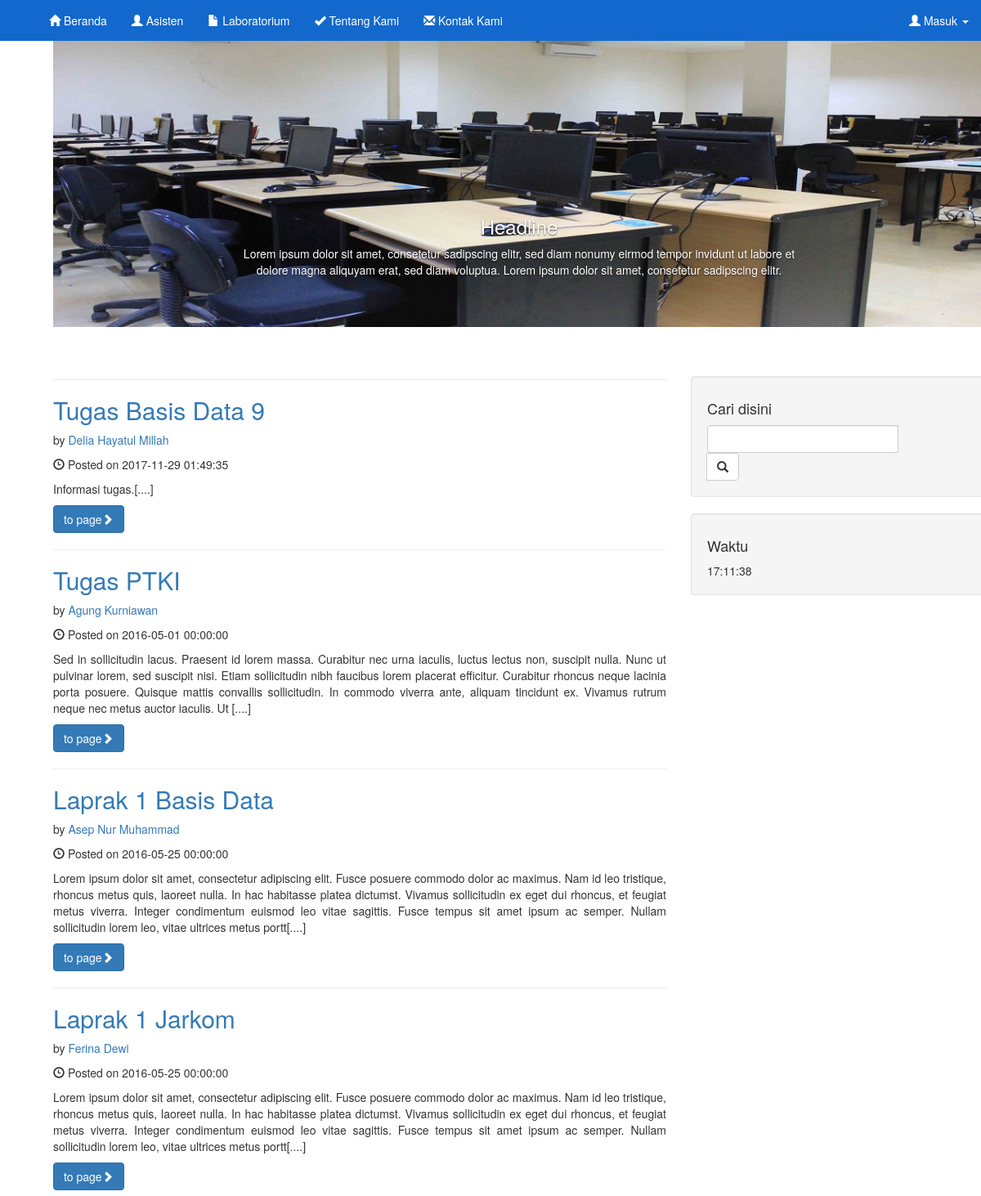
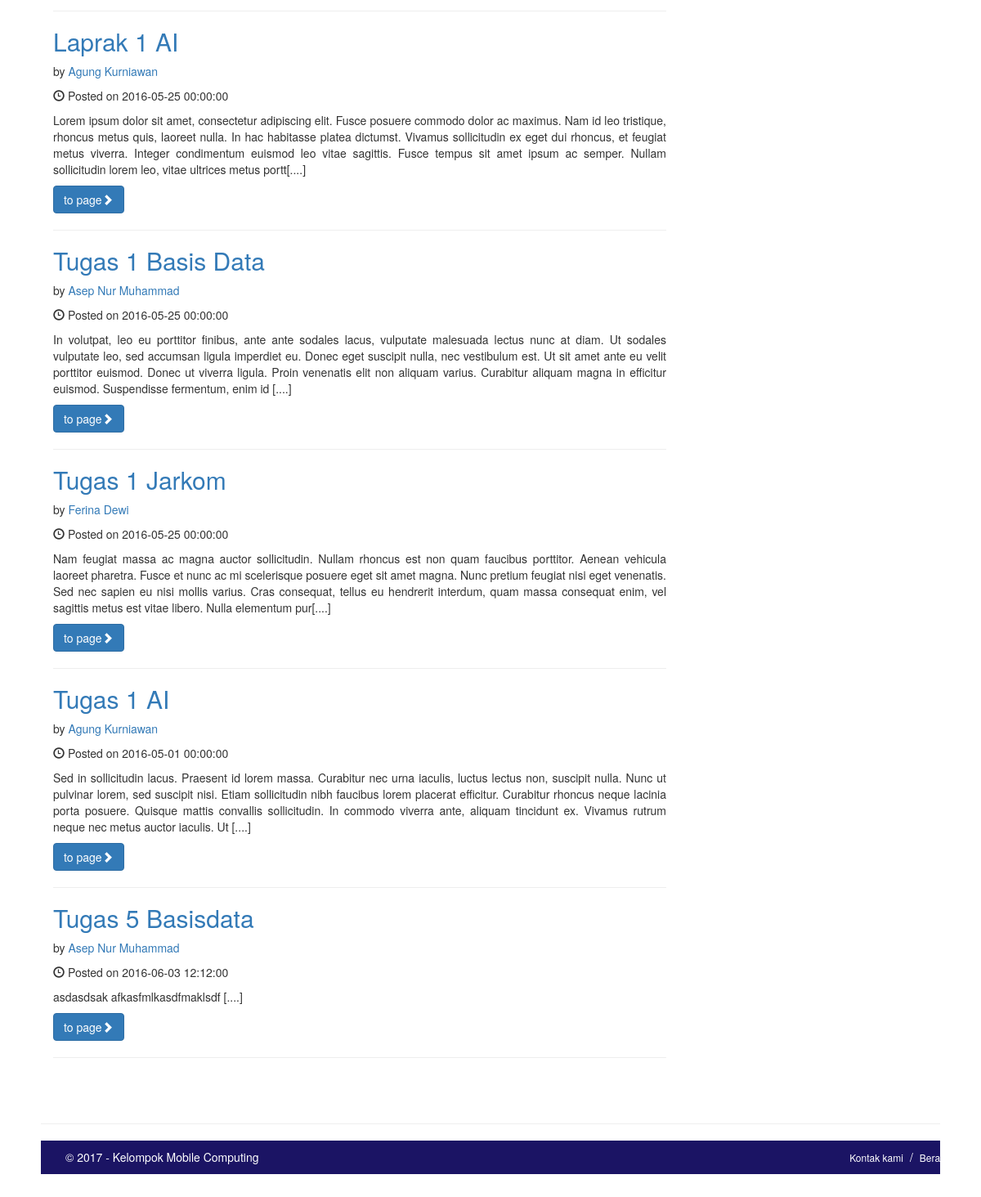
The page / on the database its author committed (2 pictures, top to bottom).
### tables this page shows
CREATE TABLE `_tugas` (
  `id_tugas` int(11) NOT NULL,
  `id_assistant` varchar(13) NOT NULL,
  `nama_tugas` varchar(50) DEFAULT NULL,
  `teks_ket` text,
  `file` varchar(50) DEFAULT NULL,
  `tanggal_tugas` datetime DEFAULT NULL,
  `deadline` datetime DEFAULT NULL,
  `kategori` varchar(20) DEFAULT NULL,
  `id_matkul` varchar(12) DEFAULT NULL,
  `id_semester` int(11) DEFAULT NULL,
  `url` text,
  `nama_url` text
);

CREATE TABLE `_assistant` (
  `id_assistant` varchar(13) NOT NULL,
  `nama` varchar(40) NOT NULL,
  `angkatan` int(11) NOT NULL,
  `prodi` varchar(18) DEFAULT NULL,
  `noHp` varchar(13) DEFAULT NULL,
  `email` varchar(40) DEFAULT NULL,
  `alamat` varchar(50) DEFAULT NULL,
  `password` varchar(50) NOT NULL,
  `photo` blob,
  `admin` tinyint(1) DEFAULT NULL
);

### application/controllers/Page.php (called while the page is built, shortened)
<?php
class Page extends CI_Controller {
	public function __construct()
	{
		$this->load->helper('url');
		$this->load->model('md_news');
		$this->load->model('md_matakuliah');
		$this->load->model('news_model');
		$this->load->model('m_data');
		$this->load->library('pagination');
		$this->load->library('calendar');
		$this->load->helper('download');
	}
	public function index($offset=0)
	{
		$this->load->helper('url');
		$pencarian = $this->input->post('pencarian');
		if (isset($this->session->userdata['logged_in'])) {
			$result=$this->m_data->get_menempati();
			$data['_menempati']=$result['_data'];
			$result=$this->m_data->get_mengambil();
			$data['_mengambil']=$result['_data'];
			$result=$this->m_data->get_matakuliah();
			$data['_matakuliah']=$result['_data'];
			$result=$this->m_data->get_semester();
			$data['_semester']=$result['_data'];
			$result=$this->m_data->get_nilai();
			$data['_nilai']=$result['_data'];
			$result=$this->m_data->get_absen();
			$data['_absen']=$result['_data'];
			$result=$this->m_data->get_mengerjakan_tugas();
			$data['_mengerjakan_tugas']=$result['_data'];
			$result=$this->m_data->get_tugas($pencarian);
			$data['_tugas']=$result['_data'];
			$result=$this->m_data->get_ruangan();
			$data['_ruangan']=$result['_data'];
			$result=$this->m_data->get_assistant();
			$data['_assistant']=$result['_data'];
			$result=$this->m_data->get_mengajar();
			$data['_mengajar']=$result['_data'];
			$data['_mahasiswa']=$this->m_data->get_mahasiswa();
			$this->load->view('header-logged-in',$data);
			$this->load->view('mata_kuliah');
			$this->load->view('footer');
		}else{
			$result=$this->m_data->get_assistant();
			$data['_assistant']=$result['_data'];
			$result=$this->m_data->get_tugas($pencarian);
			$data['_tugas']=$result['_data'];
			$this->load->view('header',$data);
			$this->load->view('home');
			$this->load->view('footer');
		}
	}
}

### index.php (called while the page is built, shortened)
<?php
require_once BASEPATH.'core/CodeIgniter.php';

### application/models/m_data.php (called while the page is built, shortened)
<?php
class M_Data extends CI_Model{
	public function get_tugas($pencarian){
    	$this->db->order_by("id_tugas", "desc");
		$query=$this->db->get('_tugas');
		$result['_data']=$query->result_array();
		return $result;
	}
	public function get_assistant(){
		$query=$this->db->get('_assistant');
		$result['_data']=$query->result_array();
		return $result;
	}
}

### application/views/home.php (the view, shortened to what this page needs)
    <div class="container">
        <div class="row">
            <div class="col-md-8">
                <h1 class="page-header">
                </h1>
                <?php foreach ($_tugas as $tugas ){
                	foreach ($_assistant as $key => $assistant) {
                	if($tugas['id_assistant']==$assistant['id_assistant']){
                ?>
                <h2>
                    <a style="text-decoration:none" href="<?= base_url()?>page/post/<?php echo $tugas['id_tugas'];?>"><?php  echo$tugas['nama_tugas'];?></a>
                </h2>
                <p >
                    by <a style="text-decoration:none"><?php echo $assistant['nama']; ?></a>
                </p>
                <p><span class="glyphicon glyphicon-time"></span> Posted on <?php echo $tugas['tanggal_tugas']?></p>
                <p align="justify"><?php echo substr($tugas['teks_ket'],0,400),"[....]" ?></p>
                <a class="btn btn-primary" href="<?= base_url()?>page/post/<?php echo  $tugas['id_tugas'];?>">to page<span class="glyphicon glyphicon-chevron-right"></span></a>
                <hr>
                <?php
                	}
            	}
              }?>
            </div>
            <div class="col-md-4">
                <div class="well">
                    <h4>Cari disini</h4>
                    <div class="input-group">
                        <form action="<?php echo site_url('page');?>" method="POST">
                            <input type="text" name="pencarian"  class="form-control">
                            <span class="input-group-btn" class="glyphicon glyphicon-search">
                                <button class="btn btn-default" type="submit" value="cari">
                                    <span class="glyphicon glyphicon-search"></span>
                            </button>
                            </span>
                        </form>
                    </div>
                </div>
                  <div class="well">
                  <h4> Waktu </h4>
                  <div id="clockDisplay" class="clockStyle">
</div>
                    </div>
                </div>
                    </div>
                </div>
        <hr>

### application/views/header.php (shortened to what this page needs)
<!DOCTYPE html>
<html lang="en">
<head>
    <link href="<?= base_url()?>assets/css/font-awesome.css" rel="stylesheet">
    <link href="<?= base_url()?>assets/css/bootstrap.css" rel="stylesheet">
    <link href="<?= base_url()?>assets/css/bootstrap.min.css" rel="stylesheet">
    <link href="<?= base_url()?>assets/css/blog-home.css" rel="stylesheet">
    <link href="<?= base_url()?>assets/css/nav-change.css" rel="stylesheet">
    <link href="<?= base_url()?>assets/css/modal-login.css" rel="stylesheet">
    <link href="<?= base_url()?>assets/css/slide.css" rel="stylesheet">
    <link href="<?= base_url()?>assets/css/admin.css" rel="stylesheet">
    <link href="<?= base_url()?>assets/css/footer.css" rel="stylesheet">
</head>
<body>
    <nav class="navbar navbar-default navbar-fixed-top" role="navigation">
  <div class="container-fluid">
    <div class="navbar-header">
     <table>
       <tr>
         <td>
            <div class="col-md-2"></div>
         </td>
         <td>
         <div class="col-offset-2">
           <ul class="nav navbar-nav navbar-right pull-left">
      <li><a href="<?= base_url()?>page" class="dropdown-toggle"  > <span class="glyphicon glyphicon-home"></span> Beranda </a></li>
             <li><a href="<?= base_url()?>page/pengajar" class="dropdown-toggle"  > <span class="glyphicon glyphicon-user"></span> Asisten </a></li>
           <li><a href="<?= base_url()?>page/laboran" class="dropdown-toggle"  > <span class="glyphicon glyphicon-file"></span> Laboratorium </a></li>
          <li><a href="<?= base_url()?>page/about" class="dropdown-toggle"  > <span class="glyphicon glyphicon-ok"></span> Tentang Kami</a></li>
              <li><a href="<?= base_url()?>page/us" class="dropdown-toggle"  > <span class="glyphicon glyphicon-envelope"></span> Kontak Kami</a></li>
           </ul>
         </div>
         </td>
       </tr>
     </table>
    </div>
    <div class="collapse navbar-collapse" id="bs-example-navbar-collapse-1">
      <ul class="nav navbar-nav navbar-right pull-right">
       <li class="dropdown" >
          <a href="#" class="dropdown-toggle" data-toggle="dropdown" ><span class="glyphicon glyphicon-user"></span> Masuk <span class="caret"></span></a>
        </li>
      </ul>
    </div>
  </div>
</nav>
<div class="container">
    <div id="myCarousel" class="carousel slide" data-ride="carousel">
        <div class="carousel-inner">
            <div class="item active">
                <img src="<?= base_url()?>assets/images/a.jpg">
                <div class="carousel-caption">
                    <h3>
                        Headline</h3>
                    <p>
                        Lorem ipsum dolor sit amet, consetetur sadipscing elitr, sed diam nonumy eirmod
                        tempor invidunt ut labore et dolore magna aliquyam erat, sed diam voluptua. Lorem
                        ipsum dolor sit amet, consetetur sadipscing elitr.</p>
                </div>
            </div>
        </div>
    </div>
</div>
<br /><br /><br />

### application/views/footer.php (shortened to what this page needs)
<div class="copyright">
  <div class="container">
    <div class="col-md-6">
      <p>© 2017 - Kelompok Mobile Computing</p>
    </div>
    <div class="col-md-6">
      <ul class="bottom_ul">
        <li><a href="<?= base_url() ?>page/us">Kontak kami</a></li>
        <li><a href="<?= base_url() ?>">Beranda</a></li>
      </ul>
    </div>
  </div>
</div>
</body>
</html>

### assets/css/blog-home.css (style rules this page uses)
body { padding-top: 70px; }

### assets/css/nav-change.css (style rules this page uses)
.navbar-default { border: none; background-color:#1268cc; }
.navbar-default .navbar-nav > li > a { color: white; }

### assets/css/modal-login.css (style rules this page uses)
body { padding:50px; }

### assets/css/slide.css (style rules this page uses)
body { padding-top: 20px; }

### assets/css/admin.css (style rules this page uses)
h1.page-header { margin-top: -5px; }

### assets/css/footer.css (style rules this page uses)
.copyright { min-height:40px; background-color:#1B1464; }
.copyright p { text-align:left; color:#FFF; padding:10px 0; margin-bottom:0px; }
.bottom_ul { list-style-type:none; float:right; margin-bottom:0px; }
.bottom_ul li { float:left; line-height:40px; }
.bottom_ul li:after { content:"/"; color:#FFF; margin-right:8px; margin-left:8px; }
.bottom_ul li a { color:#FFF; font-size:12px; }

### rows shown on the page
_tugas: nama_tugas "Tugas Basis Data 9", tanggal_tugas "2017-11-29 01:49:35", teks_ket "Informasi tugas."
_assistant: nama "Delia Hayatul Millah"
_tugas: nama_tugas "Tugas PTKI", tanggal_tugas "2016-05-01 00:00:00", teks_ket "Sed in sollicitudin lacus. Praesent id lorem massa. Curabitur nec urna iaculis, luctus lectus non, suscipit nulla. Nunc ut pulvinar lorem, sed suscipit nisi. Etiam sollicitudin nibh faucibus lorem placerat efficitur. Curabitur rhoncus neque lacinia porta posuere. Quisque mattis convallis sollicitudin. In commodo viverra ante, aliquam tincidunt ex. Vivamus rutrum neque nec metus auctor iaculis. Ut"
_assistant: nama "Agung Kurniawan"
_tugas: nama_tugas "Laprak 1 Basis Data", tanggal_tugas "2016-05-25 00:00:00", teks_ket "Lorem ipsum dolor sit amet, consectetur adipiscing elit. Fusce posuere commodo dolor ac maximus. Nam id leo tristique, rhoncus metus quis, laoreet nulla. In hac habitasse platea dictumst. Vivamus sollicitudin ex eget dui rhoncus, et feugiat metus viverra. Integer condimentum euismod leo vitae sagittis. Fusce tempus sit amet ipsum ac semper. Nullam sollicitudin lorem leo, vitae ultrices metus portt"
_assistant: nama "Asep Nur Muhammad"
_tugas: nama_tugas "Laprak 1 Jarkom", tanggal_tugas "2016-05-25 00:00:00", teks_ket "Lorem ipsum dolor sit amet, consectetur adipiscing elit. Fusce posuere commodo dolor ac maximus. Nam id leo tristique, rhoncus metus quis, laoreet nulla. In hac habitasse platea dictumst. Vivamus sollicitudin ex eget dui rhoncus, et feugiat metus viverra. Integer condimentum euismod leo vitae sagittis. Fusce tempus sit amet ipsum ac semper. Nullam sollicitudin lorem leo, vitae ultrices metus portt"
_assistant: nama "Ferina Dewi"
_tugas: nama_tugas "Laprak 1 AI", tanggal_tugas "2016-05-25 00:00:00", teks_ket "Lorem ipsum dolor sit amet, consectetur adipiscing elit. Fusce posuere commodo dolor ac maximus. Nam id leo tristique, rhoncus metus quis, laoreet nulla. In hac habitasse platea dictumst. Vivamus sollicitudin ex eget dui rhoncus, et feugiat metus viverra. Integer condimentum euismod leo vitae sagittis. Fusce tempus sit amet ipsum ac semper. Nullam sollicitudin lorem leo, vitae ultrices metus portt"
_tugas: nama_tugas "Tugas 1 Basis Data", tanggal_tugas "2016-05-25 00:00:00", teks_ket "In volutpat, leo eu porttitor finibus, ante ante sodales lacus, vulputate malesuada lectus nunc at diam. Ut sodales vulputate leo, sed accumsan ligula imperdiet eu. Donec eget suscipit nulla, nec vestibulum est. Ut sit amet ante eu velit porttitor euismod. Donec ut viverra ligula. Proin venenatis elit non aliquam varius. Curabitur aliquam magna in efficitur euismod. Suspendisse fermentum, enim id"
_tugas: nama_tugas "Tugas 1 Jarkom", tanggal_tugas "2016-05-25 00:00:00", teks_ket "Nam feugiat massa ac magna auctor sollicitudin. Nullam rhoncus est non quam faucibus porttitor. Aenean vehicula laoreet pharetra. Fusce et nunc ac mi scelerisque posuere eget sit amet magna. Nunc pretium feugiat nisi eget venenatis. Sed nec sapien eu nisi mollis varius. Cras consequat, tellus eu hendrerit interdum, quam massa consequat enim, vel sagittis metus est vitae libero. Nulla elementum pur"
_tugas: nama_tugas "Tugas 1 AI", tanggal_tugas "2016-05-01 00:00:00", teks_ket "Sed in sollicitudin lacus. Praesent id lorem massa. Curabitur nec urna iaculis, luctus lectus non, suscipit nulla. Nunc ut pulvinar lorem, sed suscipit nisi. Etiam sollicitudin nibh faucibus lorem placerat efficitur. Curabitur rhoncus neque lacinia porta posuere. Quisque mattis convallis sollicitudin. In commodo viverra ante, aliquam tincidunt ex. Vivamus rutrum neque nec metus auctor iaculis. Ut"
_tugas: nama_tugas "Tugas 5 Basisdata", tanggal_tugas "2016-06-03 12:12:00", teks_ket "asdasdsak afkasfmlkasdfmaklsdf"
